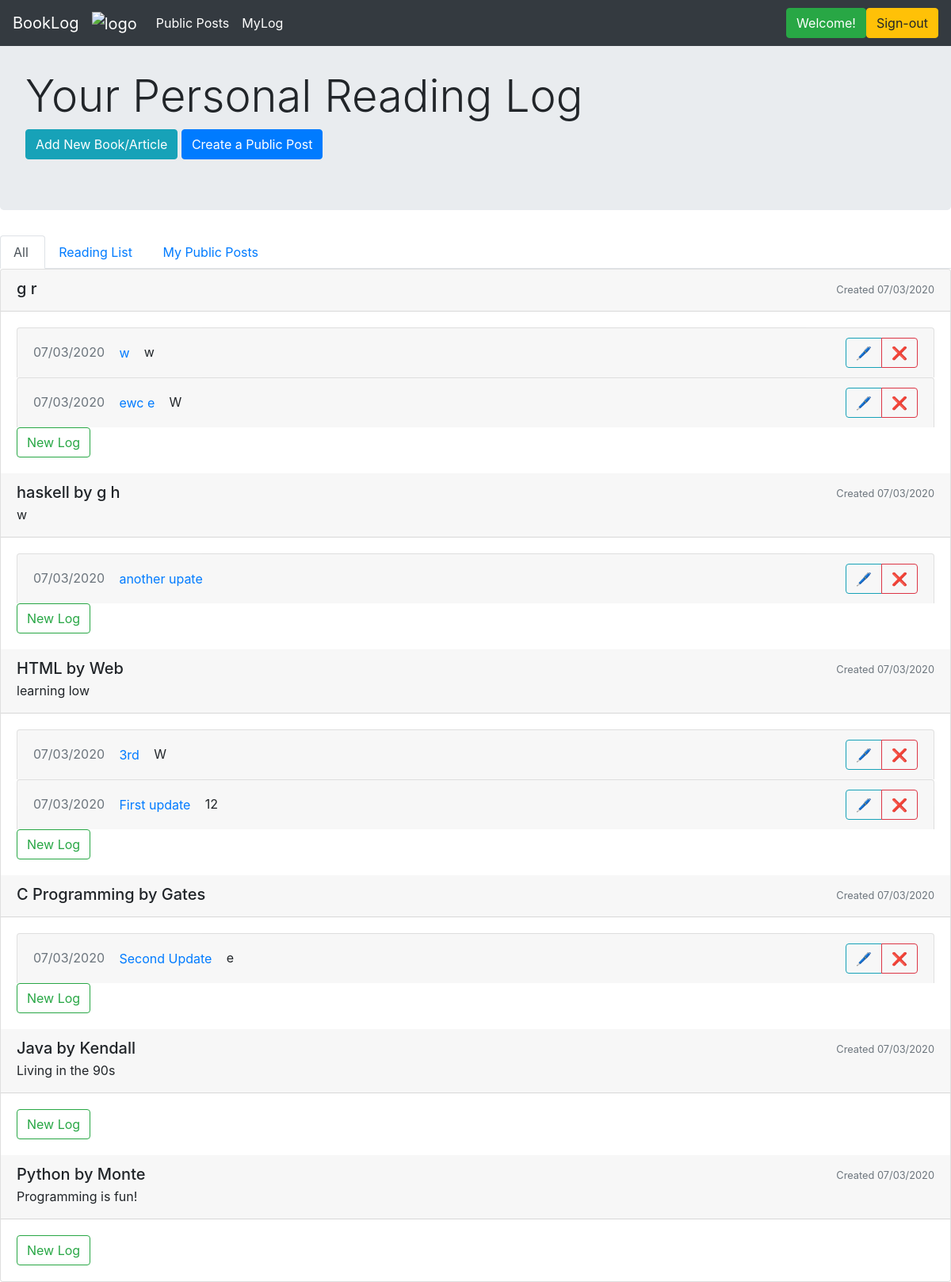
Page /myLog (signed in) on the earlier database version.
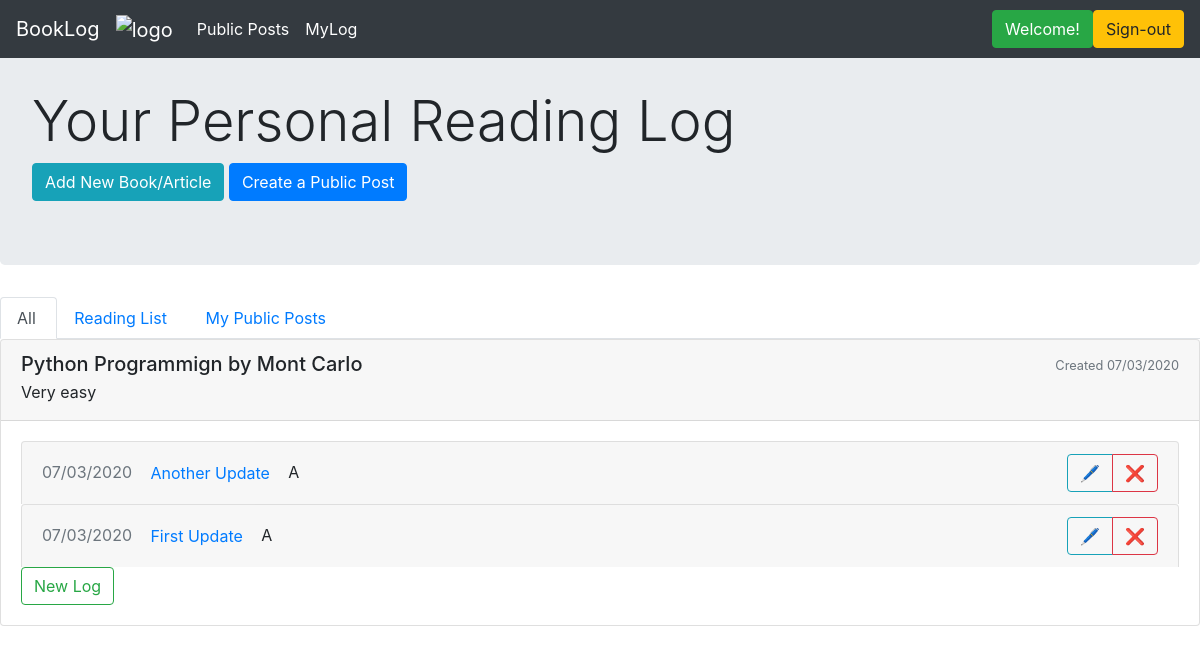
Same page on the later database version.
### application/models.py (models this page shows)
class Book(db.Model):
    __tablename__ = 'books_and_other_readings'
    id = db.Column(db.Integer, primary_key=True)
    title = db.Column(db.String(80), index=True, unique=False, nullable=False)
    author = db.Column(db.String(80), index=False, unique=False, nullable=True)
    date_started = db.Column(db.DateTime, index=False, unique=False, nullable=False)
    description = db.Column(db.Text, index=False, unique=False, nullable=True)
    complete = db.Column(db.Boolean, index=False, unique=False, nullable=True)
    user_id = db.Column(db.Integer, ForeignKey('users.id'), nullable=False, index=True)
    user = relationship("User", backref = "books", foreign_keys=[user_id])
    cat_id = db.Column(db.Integer, ForeignKey('categories.id'), nullable=True, index=True)
    category = relationship("Category", backref="books", foreign_keys=[cat_id])

class BookUpdate(db.Model):
    __tablename__ = 'book_updates'
    id = db.Column(db.Integer, primary_key=True)
    title = db.Column(db.String(100), index=True, unique=False, nullable=False)
    date_created = db.Column(db.DateTime, index=False, unique=False, nullable=False)
    pages = db.Column(db.String(100), index=False, unique=False, nullable=True)
    text = db.Column(db.Text, index=False, unique=False, nullable=False)
    book_id = db.Column(db.Integer, ForeignKey('books_and_other_readings.id'), nullable=False, index=True)
    book = relationship("Book", backref = "book_updates", foreign_keys=[book_id])

### application/routes.py (the view)
@main_bp.route("/myLog", methods=['GET'])
@login_required
def myLog():
    user = User.query.filter_by(id=session.get("user_id")).first()
    books = user.books
    return render_template("mylog.html", name=session.get("user_id"), user=user, books=books)

### application/auth.py (called while the page is built)
@auth_bp.before_app_request
def load_logged_in_user():
    user_id = session.get('user_id')
    if user_id is None:
        g.user = None
    else:
        g.user = User.query.filter_by(id=user_id).first()

def login_required(view):
    @functools.wraps(view)
    def wrapped_view(**kwargs):
        if g.user is None:
            return redirect(url_for('auth_bp.login'))
        return view(**kwargs)
    return wrapped_view

### application/routes.py (called while the page is built)
@main_bp.before_app_request
def load_logged_in_user():
    user_id = session.get('user_id')
    if user_id is None:
        g.user = None
    else:
        g.user = User.query.filter_by(id=user_id).first()

### application/templates/mylog.html (shortened to what this page needs)
{% extends 'layout.html' %}
{% block content %}
<div class="jumbotron">
    <br>
    <h1 class="display-4">Your Personal Reading Log</h1>
    <a href="{{url_for('main_bp.create_new')}}" class="btn btn-info" role="button">Add New Book/Article</a>
    <a href="{{url_for('main_bp.create_public_post')}}" class="btn btn-primary" role="button">Create a Public Post</a>
</div>
<ul class="nav nav-tabs">
  <li class="nav-item"> <a class="nav-link active" href="#">All&nbsp;</a> </li>
  <li class="nav-item"> <a class="nav-link" href="{{ url_for('main_bp.reading_list')}}">Reading List&nbsp;</a></li>
  <li class="nav-item"> <a class="nav-link" href="{{ url_for('main_bp.my_public_posts')}}">My Public Posts&nbsp;&nbsp;</a></li>
  <div class="btn-toolbar" role="toolbar">
  </div>
</ul>
<div class="card text-left">
{% for book in books|reverse %}
  <div class="card-header position-sticky justify-content-between">
      <div class="float-right">
      <small class="text-muted">Created {{ book.date_started.strftime("%m/%d/%Y") }}</small>
      </div>
      {% if book.author != "" %}
          <h5 class="mb-1">{{ book.title }} by {{ book.author }}</h5>
      {% else %}
          <h5 class="mb-1">{{ book.title }}</h5>
      {% endif %}
      <p class="mb-1"> {{ book.description }} </p>
  </div>
  <div class="card-body">
  {% for log in book.book_updates|reverse %}
  <div class="list-group">
    <div class="accordion" id="accordionExample">
         <div class="card">
            <div class="card-header" id="headingTwo">
            <div class="float-right">
                <div class="btn-group" role="group" aria-label="Basic example">
                   <button class="btn btn-outline-info" type="button" data-toggle="collapse" area-expanded="false" data-target={{"#logEdit" + log.title|string}}>&#128394;</button>
                   <a href="{{url_for('main_bp.delete_log', log_id=log.id)}}" class="btn btn-outline-danger" role="button">&#10060;</a>
                </div>
            </div>
            <h5 class="mb-0">
              <small class="text-muted">{{ log.date_created.strftime("%m/%d/%Y") }}</small>
              <button class="btn btn-link collapsed" type="button" data-toggle="collapse" data-target={{"#collapseTwo" + log.title|string}} aria-expanded="false" aria-controls="collapseTwo">
              {{ log.title }}
              </button>
              <small> {{log.pages}}</small>
            </h5>
            </div>
      </div>
    </div>
  </div>
  {% endfor %}
  <div class="end">
  <button class="btn btn-outline-success" type="button" data-toggle="collapse" area-expanded="false" data-target={{"#log" + loop.index|string}}>New Log</button>
    </div>
    </div>
{% endfor %}
</div>
{% endblock %}

### application/templates/layout.html (shortened to what this page needs)
<!DOCTYPE html>
<html lang="en">
  <head>
    <link rel="stylesheet" href="https://maxcdn.bootstrapcdn.com/bootstrap/4.5.0/css/bootstrap.min.css">
  </head>
  <body>
    <nav class="navbar navbar-expand-lg navbar-dark bg-dark fixed-top">
       <a class="navbar-brand" href="{{url_for('main_bp.hello')}}">BookLog</a>
       <a class="navbar-brand" href="{{url_for('main_bp.hello')}}"">
            <img src="https://raw.githubusercontent.com/abhinavmodugula/reading_log/master/application/static/images/logo.png" alt="logo" style="width:40px;">
       </a>
       <div class="collapse navbar-collapse" id="navbarSupportedContent">
          <ul class="navbar-nav mr-auto">
             <li class="nav-item active">
             <a class="nav-link" href="{{url_for('main_bp.all_public_posts')}}">Public Posts <span class="sr-only">(current)</span></a></li>
             <li class="nav-item"> <a class="nav-link active" href="{{url_for('main_bp.myLog')}}">MyLog</a> </li>
          </ul>
          {% if user != "None" %}
              <a href="#" class="btn btn-success" role="button">Welcome!</a>
              <a href="{{url_for('auth_bp.signout')}}" class="btn btn-warning" role="button">Sign-out</a>
          {% else %}
              <a href="{{url_for('auth_bp.login')}}" class="btn btn-success" role="button">Log-in</a>
              <a href="{{url_for('auth_bp.signup')}}" class="btn btn-primary" role="button">Sign-up</a>
          {% endif %}
       </div>
    </nav>
    {% block content %}{% endblock %}
  </body>
</html>

Differences in the rows shown:
removed Book: date_started "07/03/2020", title "g r"
removed BookUpdate: date_created "07/03/2020", title "w", pages "w"
removed BookUpdate: date_created "07/03/2020", title "ewc e", pages "W"
removed Book: date_started "07/03/2020", title "haskell", author "g h", description "w"
removed BookUpdate: date_created "07/03/2020", title "another upate"
removed Book: date_started "07/03/2020", title "HTML", author "Web", description "learning low", BookUpdate (date_created "07/03/2020", title "First update", pages "12")
removed BookUpdate: date_created "07/03/2020", title "3rd", pages "W"
removed Book: date_started "07/03/2020", title "C Programming", author "Gates", BookUpdate (date_created "07/03/2020", title "Second Update", pages "e")
removed Book: date_started "07/03/2020", title "Java", author "Kendall", description "Living in the 90s"
changed Book: title "Python" → "Python Programmign"; author "Monte" → "Mont Carlo"; description "Programming is fun!" → "Very easy"; gains BookUpdate (date_created "07/03/2020", title "Another Update", pages "A"); gains BookUpdate (date_created "07/03/2020", title "First Update", pages "A")
